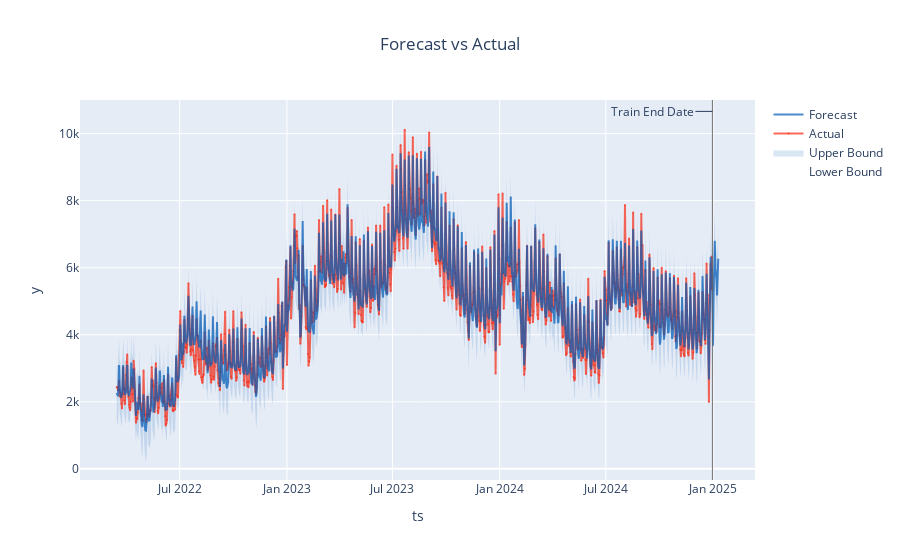

Notebook cell for this chart:
### Code cell
result.forecast.plot()

### Figure 1 — Plotly figure (JSON) as saved in the notebook; plotly's stock layout.template omitted (floating-point values rounded to 4 significant figures; data arrays with more than 128 entries replaced by an {"elided": "..."} marker saying what was removed)
{"data": [{"legendgroup": "interval", "line": {"color": "rgba(0, 90, 181, 0.5)", "width": 0}, "mode": "lines", "name": "Lower Bound", "type": "scatter", "x": {"elided": "1033 str values"}, "y": {"elided": "1033 float values"}}, {"fill": "tonexty", "fillcolor": "rgba(0, 90, 181, 0.15)", "legendgroup": "interval", "line": {"color": "rgba(0, 90, 181, 0.5)", "width": 0}, "mode": "lines", "name": "Upper Bound", "type": "scatter", "x": {"elided": "1033 str values"}, "y": {"elided": "1033 float values"}}, {"line": {"color": "rgba(250, 43, 20, 0.7)"}, "marker": {"color": "rgba(250, 43, 20, 0.7)", "size": 2}, "mode": "lines+markers", "name": "Actual", "opacity": 1, "type": "scatter", "x": {"elided": "1033 str values"}, "y": {"elided": "1033 float values"}}, {"line": {"color": "rgba(0, 90, 181, 0.7)", "dash": "solid"}, "name": "Forecast", "type": "scatter", "x": {"elided": "1033 str values"}, "y": {"elided": "1033 float values"}}], "layout": {"annotations": [{"arrowhead": 0, "ax": -60, "ay": 0, "showarrow": true, "text": "Train End Date", "x": "2024-12-31T00:00:00", "xref": "x", "y": 0.97, "yref": "paper"}], "legend": {"traceorder": "reversed"}, "shapes": [{"line": {"color": "rgba(100, 100, 100, 0.9)", "width": 1}, "type": "line", "x0": "2024-12-31T00:00:00", "x1": "2024-12-31T00:00:00", "xref": "x", "y0": 0, "y1": 1, "yref": "paper"}], "showlegend": true, "title": {"text": "Forecast vs Actual", "x": 0.5}, "xaxis": {"title": {"text": "ts"}}, "yaxis": {"title": {"text": "y"}}}}
